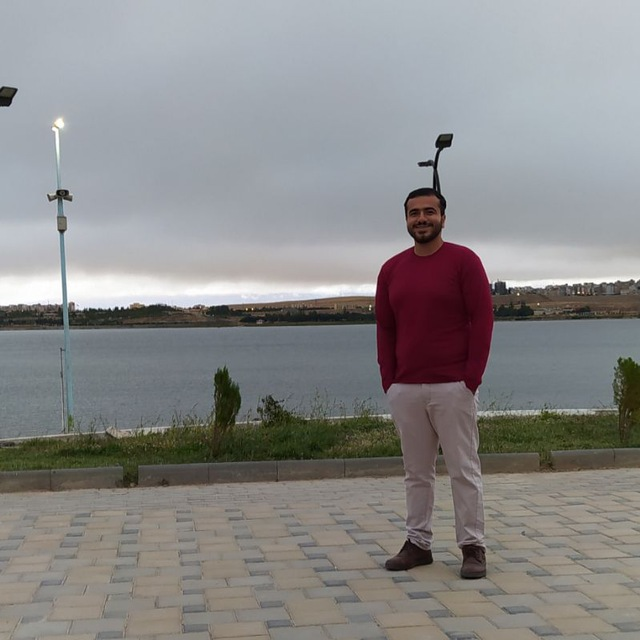
#> input picture Input/MY.jpg, 640 x 640 px, found by its file name
$ jupyter execute Change_Cloth_Color.ipynb
#> lines starting #> are read from the running program, lines starting #| are printed output that depends on the picture
[cell 1]
import cv2
import numpy as np
import matplotlib.pyplot as plt

[cell 2]
import cv2
import numpy as np
import matplotlib.pyplot as plt
img = cv2.imread("Input\MY.jpg")
#> img is the input picture: shape (640, 640, 3); mean B, G, R 136.8, 137.1, 137.8
img_RGB = cv2.cvtColor(img , cv2.COLOR_BGR2RGB)
img = cv2.cvtColor(img , cv2.COLOR_BGR2HSV)
#> img: shape (640, 640, 3); mean H, S, V 73.1, 37.2, 145
H,S,V = cv2.split(img)
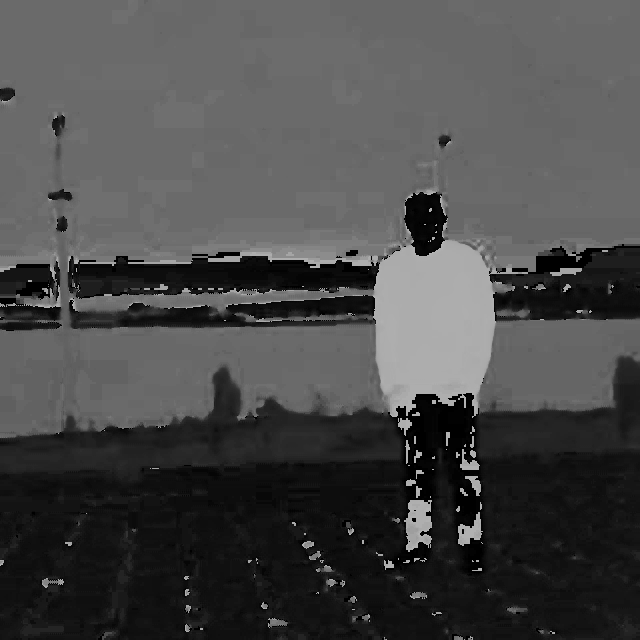
#> H: shape (640, 640); min 0, max 179, mean 73.1
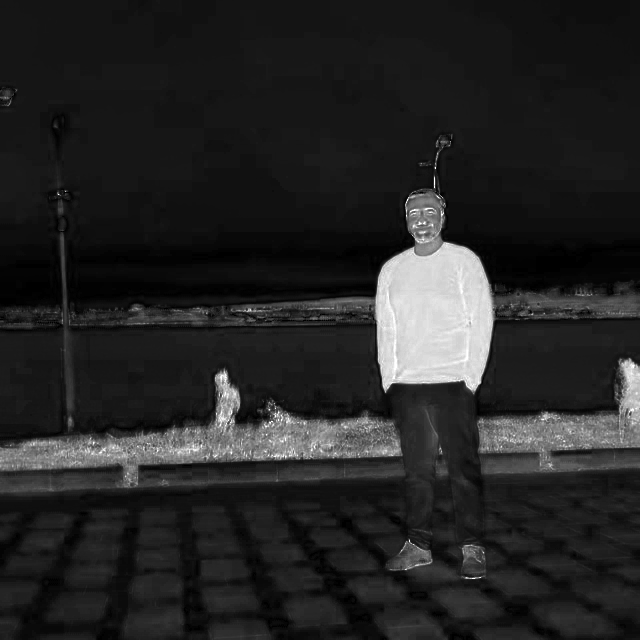
#> S: shape (640, 640); min 0, max 255, mean 37.2
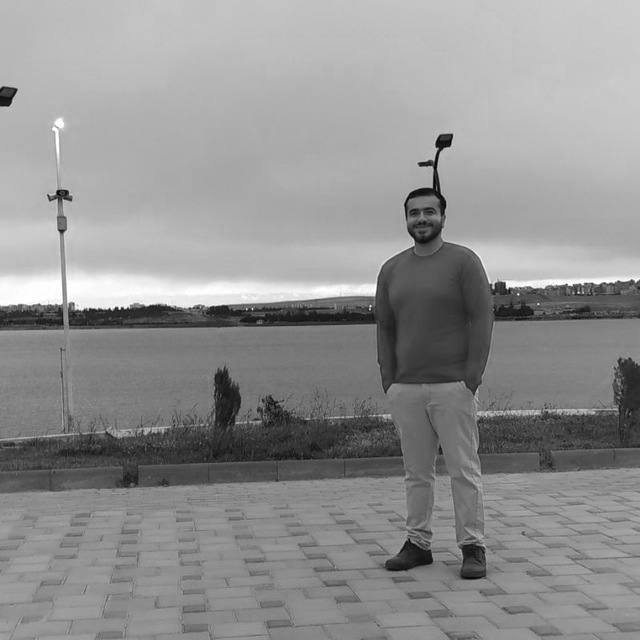
#> V: shape (640, 640); min 3, max 255, mean 145

[cell 3]
H = H.copy().astype(np.float32)
H_new = H.copy().astype(np.float32)
for i in range(H.shape[0]):
    for j in range(H.shape[1]):
        if  S[i,j] > 150 :
            if 105 <= H[i,j] <= 105 :
                H_new[i,j] -= 75
            if 105 < H[i,j] <= 130 :
                H_new[i,j] -= 80
            if 0 <= H[i,j] <= 5 :
                H_new[i,j] += 65
            if 170 <= H[i,j] <= 180 :
                H_new[i,j] += 70
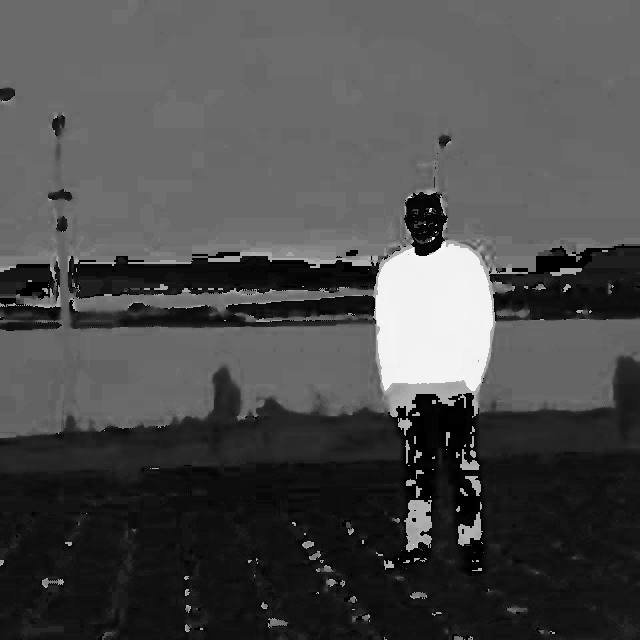
#> H_new: shape (640, 640) float32; min 0, max 249, mean 75.6

H_new = H_new.astype(np.uint8)
result_Imag_coler = cv2.merge((H_new,S,V))
#> result_Imag_coler: shape (640, 640, 3); mean H, S, V 75.6, 37.2, 145
result_Imag_coler  = cv2.cvtColor(result_Imag_coler, cv2.COLOR_HSV2RGB)
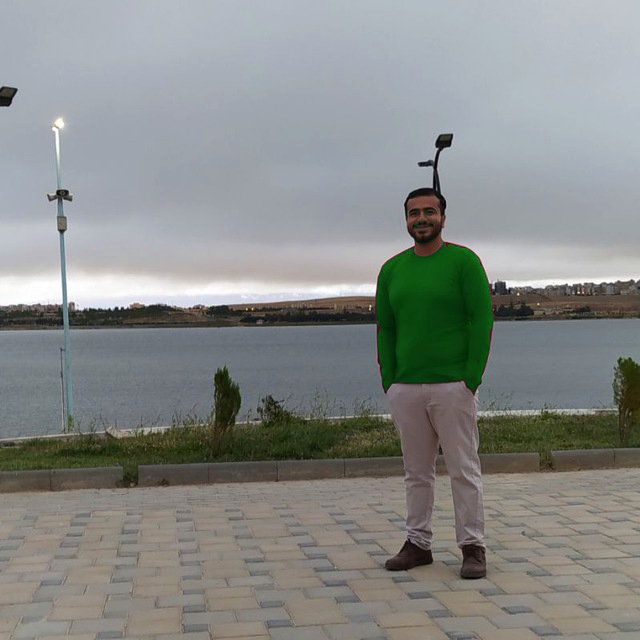
#> result_Imag_coler: shape (640, 640, 3); mean R, G, B 135.5, 138.6, 136.2

[cell 4]
plt.imshow(result_Imag_coler)
plt.show()
cv2.imwrite('Output/Change_Cloth_Color.jpg', result_Imag_coler)
#> Out = True

$ run again, with Input/Balon.jpg copied over Input/MY.jpg
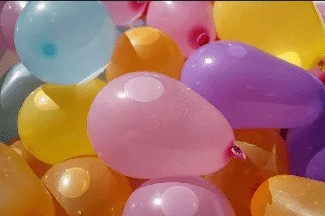
#> input picture Input/Balon.jpg, 325 x 216 px, found by its file name
#> img is the input picture: shape (216, 325, 3); mean B, G, R 99.3, 115, 169
#> img: shape (216, 325, 3); mean H, S, V 91.7, 142, 174.6
#> after the loop `for i in range(H.shape[0]):`:
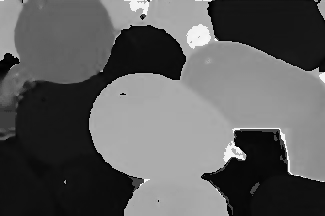
#> H_new: shape (216, 325) float32; min 0, max 249, mean 93.2
#> `result_Imag_coler  = cv2.cvtColor(result_Imag_coler, cv2.COLOR_HSV2RGB)`:
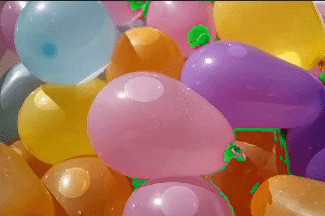
#> result_Imag_coler: shape (216, 325, 3); mean R, G, B 166.2, 117.1, 98.8
#> Out = True
